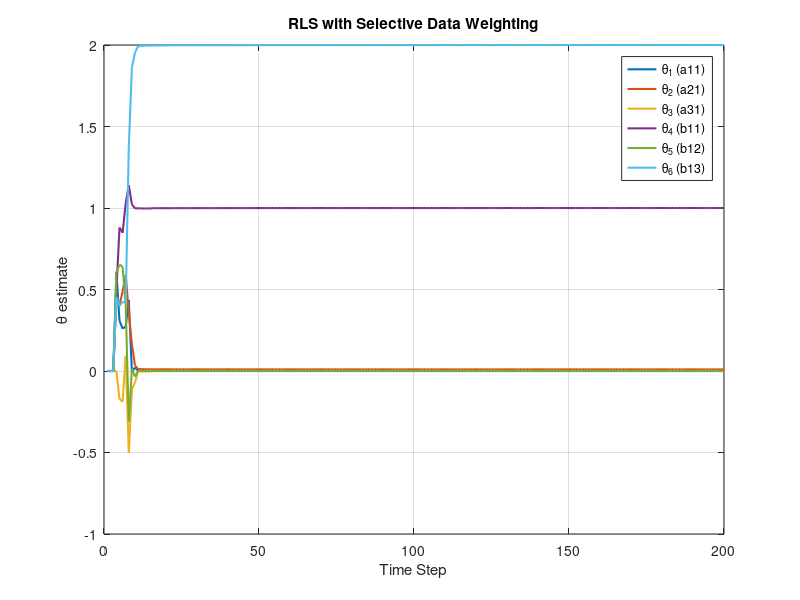
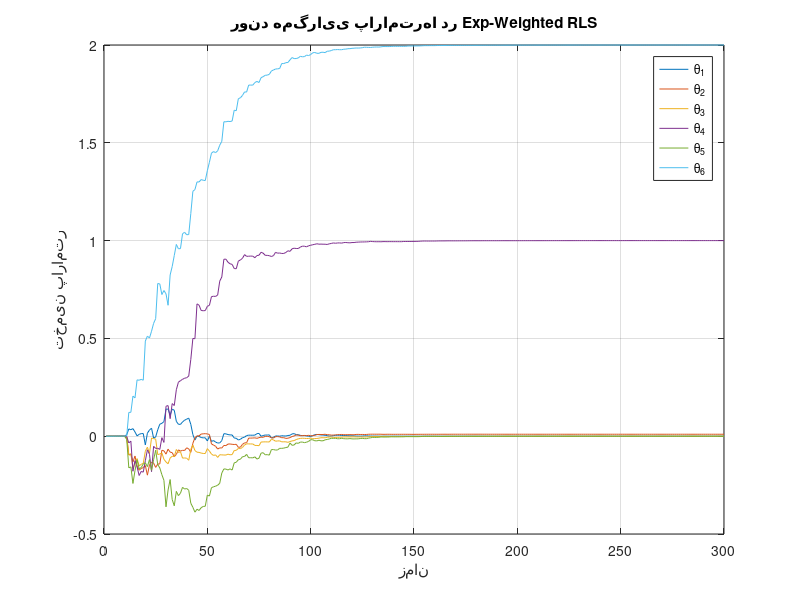
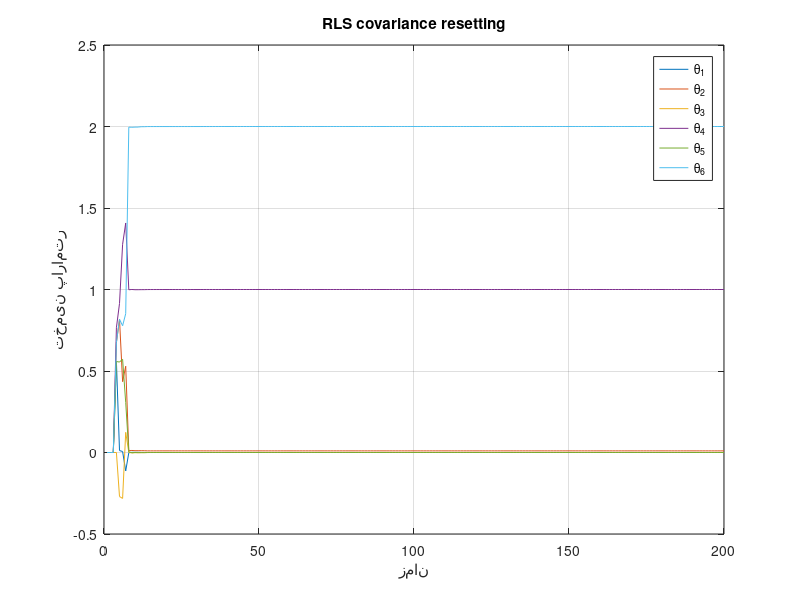

Reproduce these figures in MATLAB, in order.


% .....Modified RLS with Selective Data Weighting.....

clc; clear; close all;

% ===== پارامترهای واقعی =====
A = [0 1 0;
     0.01 0 1;
     0    0 0];
B = [1; 0; 2];
C = [1 0 0];

% ===== تنظیمات =====
T = 200;             % طول زمان
n = 3;               % تعداد حالتها
x = zeros(n, T);     % بردار حالت
y = zeros(1, T);     % خروجی
u = randn(1, T);     % ورودی تصادفی گاوسی

% ===== تولید داده خروجی =====
for t = 2:T
    x(:,t) = A * x(:,t-1) + B * u(t-1);
    y(t) = C * x(:,t);
end

% ===== تنظیمات الگوریتم RLS =====
theta_hat = zeros(6, 1);       % بردار تخمین پارامترها: [a11; a21; a31; b11; b12; b13]
theta_history = zeros(6, T);   % ذخیره تاریخچه پارامترها
P = 100 * eye(6);              % ماتریس کوواریانس اولیه

% ===== پارامترهای وزندهی Selective =====
epsilon = 0.01;
k1 = 1;
k2 = 0.001;

% ===== اجرای الگوریتم  =====
for t = 4:T
    % بردار رگرسیون φ(t-1)
    phi = [y(t-1); y(t-2); y(t-3); u(t-1); u(t-2); u(t-3)];
    phit = phi';

    % بررسی اهمیت داده
    phi_P_phi = phit * P * phi;
    if phi_P_phi >= epsilon
        a = k1;
    else
        a = k2;
    end

    % خطای پیشبینی
    e = y(t) - phit * theta_hat;

    % مخرج بهینهشده با وزن
    denom = 1 + a * phi_P_phi;

    % آپدیت θ
    theta_hat = theta_hat + a * (P * phi) * (e / denom);

    % آپدیت ماتریس کوواریانس
    P = P - a * (P * phi * phit * P) / denom;

    % ذخیره تخمینها
    theta_history(:,t) = theta_hat;
end

% ===== نمایش خروجی =====
disp('تخمین نهایی پارامترها با Modified RLS (Selective Weighting):')
disp('theta_hat = [a11; a21; a31; b11; b12; b13]')
disp(theta_hat)

% ===== رسم پارامترهای تخمینی  =====
figure;
plot(theta_history', 'LineWidth', 1.5);
legend({'\theta_1 (a11)', '\theta_2 (a21)', '\theta_3 (a31)', ...
        '\theta_4 (b11)', '\theta_5 (b12)', '\theta_6 (b13)'}, ...
        'Location', 'best');
xlabel('Time Step');
ylabel('\theta estimate');
title('RLS with Selective Data Weighting');
grid on;



%.....modified RLS with exponential data weighting.....
% ===== پارامترهای واقعی =====
A = [0 1 0;
     0.01 0 1;
     0    0 0];
B = [1; 0; 2];
C = [1 0 0];

% ===== تنظیمات =====
T = 300;
n = 3;
x = zeros(n, T);
y = zeros(1, T);
u = randn(1, T);   % ورودی تصادفی

% ===== تولید داده =====
for t = 2:T
    x(:,t) = A * x(:,t-1) + B * u(t-1);
    y(t) = C * x(:,t);
end

% ===== مقداردهی اولیه =====
theta_hat = zeros(6, T);
P = zeros(6, 6, T+1);             % P از -1 تا T-1 → P(:,:,1) ≡ P(-1)
P(:,:,1) = 100 * eye(6);          % P(-1)
alpha = zeros(1, T);
alpha(1) = 0.7;                  % alpha(0)
alpha0 = 0.99;
eps_safe = 1e-6;

% ===== اجرای الگوریتم =====
for t = 1:T-1
    % phi(t-1)  برای t=1 یعنی phi(0)
    if t < 4
        phi = zeros(6,1); % چون y(t-1), y(t-2), y(t-3) نداریم
    else
        phi = [y(t); y(t-1); y(t-2); u(t); u(t-1); u(t-2)];
    end
    phit = phi';

    % مخرج
    denom = alpha(t) + phit * P(:,:,t) * phi;


    % آپدیت P(t)
    P(:,:,t+1) = (1/alpha(t)) * ...
        (P(:,:,t) - (P(:,:,t) * phi * phit * P(:,:,t)) / denom);

    % خطای پیشبینی
    y_pred = phit * theta_hat(:,t);
    e = y(t+1) - y_pred;

    % آپدیت θ(t+1)
    theta_hat(:,t+1) = theta_hat(:,t) + (P(:,:,t+1) * phi) * (e / denom);

    % آپدیت α(t+1)
    alpha(t+1) = alpha0 * alpha(t) + (1 - alpha0);
end

% ===== نمایش =====
disp('تخمین نهایی پارامترها با Exp-Weighted RLS :')
disp('theta_hat = [a11; a21; a31; b11; b12; b13]')
disp(theta_hat(:,end)')

% ===== رسم =====
figure;
plot(theta_hat');
xlabel('زمان');
ylabel('تخمین پارامتر');
title('روند همگرایی پارامترها در Exp-Weighted RLS');
legend('\theta_1','\theta_2','\theta_3','\theta_4','\theta_5','\theta_6');
grid on;
%.....modified RLS with covariance resetting.....

% ===== پارامترهای واقعی =====
A = [0 1 0;
     0.01 0 1;
     0    0 0];
B = [1; 0; 2];
C = [1 0 0];

% ===== تنظیمات =====
T = 200;
n = 3;
x = zeros(n, T);
y = zeros(1, T);
u = randn(1, T);   % ورودی تصادفی

% ===== تولید داده =====
for t = 2:T
    x(:,t) = A * x(:,t-1) + B * u(t-1);
    y(t) = C * x(:,t);
end

% ===== تنظیمات الگوریتم =====
theta_hat = zeros(6, T);
P = zeros(6,6,T+1);     % P(:,:,1) ≡ P(-1)
K0 = 1000;              % مقدار اولیه بزرگ
P(:,:,1) = K0 * eye(6); 
reset_period = 30;      % دورهی بازتنظیم کوواریانس

eps_safe = 1e-6;

% ===== اجرای الگوریتم =====
for t = 2:T
    % φ(t-1)
    if t < 4
        phi = zeros(6,1);  % چون دادههای کافی نداریم
    else
        phi = [y(t-1); y(t-2); y(t-3); u(t-1); u(t-2); u(t-3)];
    end
    phit = phi';

    % استفاده از P(t-2)
    P_prev2 = P(:,:,t-1);
    theta_prev = theta_hat(:,t-1);

    % مخرج
    denom = 1 + phit * P_prev2 * phi;


    % خطای پیشبینی
    e = y(t) - phit * theta_prev;

    % آپدیت θ
    theta_hat(:,t) = theta_prev + (P_prev2 * phi) * (e / denom);

    % بازتنظیم کوواریانس در بازههای مشخص
    if mod(t, reset_period) == 0
        P(:,:,t) = K0 * eye(6);    % ریست
    else
        P(:,:,t) = P_prev2 - (P_prev2 * phi * phit * P_prev2) / denom;
    end
end

% ===== نمایش خروجی =====
disp('تخمین نهایی پارامترها با RLS (Covariance Resetting):')
disp('theta_hat = [a11; a21; a31; b11; b12; b13]')
disp(theta_hat(:,end)')

% ===== رسم =====
figure;
plot(theta_hat');
xlabel('زمان');
ylabel('تخمین پارامتر');
title('RLS covariance resetting');
legend('\theta_1','\theta_2','\theta_3','\theta_4','\theta_5','\theta_6');
grid on;
